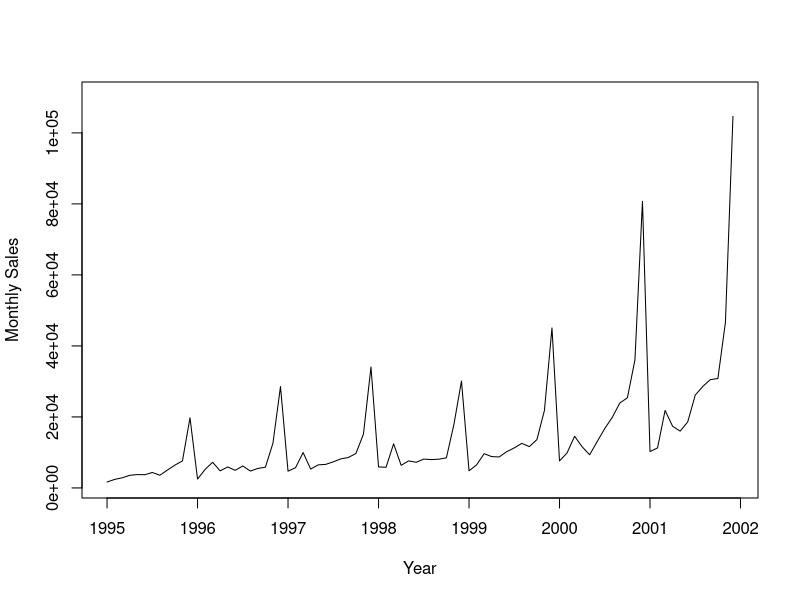
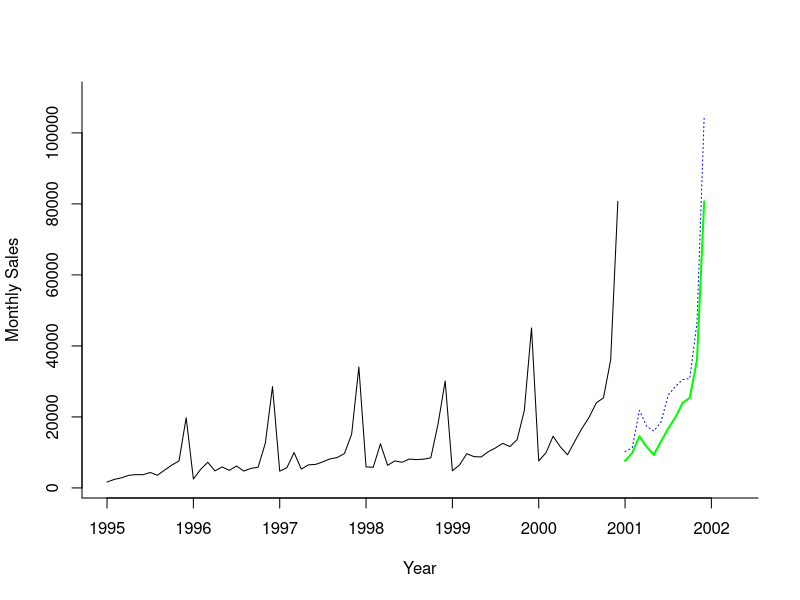
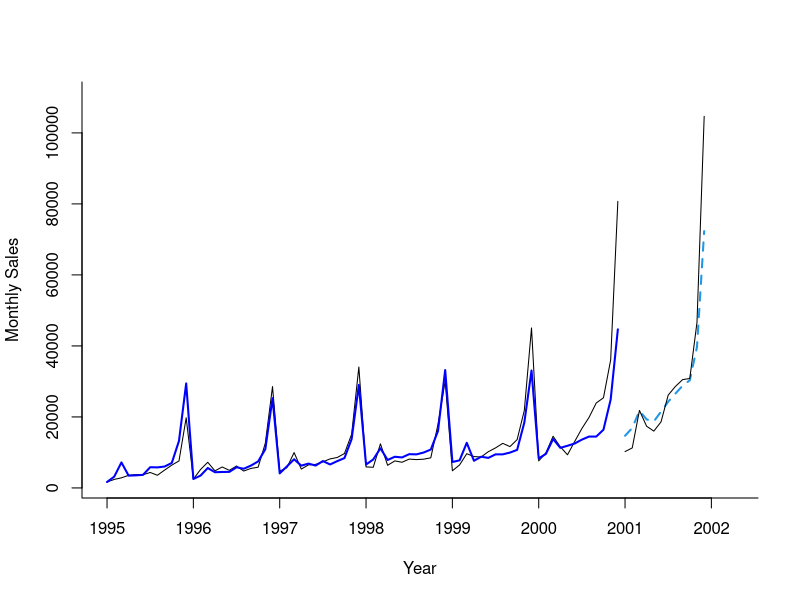

Source code (R) for these figures, in order:
# load the dataset into the Rscript.
souvSales <- read.csv('SouvenirSales.csv')

#load required libraries.
install.packages('forecast')
library(forecast)

#create time series and plot the results, also remove scientific notation.
monthlySales.ts <- ts(souvSales$Sales, start = c(1995, 1), end = c(2001, 12), frequency = 12)
plot(monthlySales.ts, xlab = "Year", ylab = "Monthly Sales", ylim = c(1500,110000))
options(scipen = 999, digits = 5)

#split data into training and validation sets.

valid <- 12
train <- length(monthlySales.ts) - valid
train.ts <- window(monthlySales.ts, start = c(1995, 1), end = c(1995, train))
valid.ts <- window(monthlySales.ts, start = c(1995, train + 1), end = c(1995, valid + train))

# naive forecast
naive.nf <- snaive(train.ts, h = valid)
par(mfrow = c(1, 1))

plot(train.ts, ylim = c(1500, 110000),  ylab = "Monthly Sales", 
     xlab = "Year", bty = "l", 
     xaxt = "n", xlim = c(1995,2002.25), main = "")
axis(1, at = seq(1995, 2002, 1), labels = format(seq(1995, 2002, 1)))
lines(naive.nf$mean, lwd = 2, col = "green", lty = 1)
lines(valid.ts, col = "blue", lty = 3)

accuracy(naive.nf, valid.ts)

#regression model
train.lm <- tslm(train.ts ~ trend + season)
train.pred <- forecast(train.lm, h = valid, level = 0)
accuracy(train.pred, valid.ts )
summary(train.pred)

#Holt-Winter exponential smoothing
hWinter <- ets(train.ts, model = "MAA")

# Make predictions for with the model
hWinter.pred <- forecast(hWinter,h = valid, level = 0)

plot(hWinter.pred, ylim = c(1500, 110000),  ylab = "Monthly Sales", xlab = "Year", 
     bty = "l", xaxt = "n", xlim = c(1995,2002.25), main = "", flty = 2)
axis(1, at = seq(1995, 2002, 1), labels = format(seq(1995, 2002, 1)))
lines(hWinter.pred$fitted, lwd = 2, col = "blue")
lines(valid.ts)

accuracy(hWinter.pred, valid.ts)
accuracy(train.pred, valid.ts)

